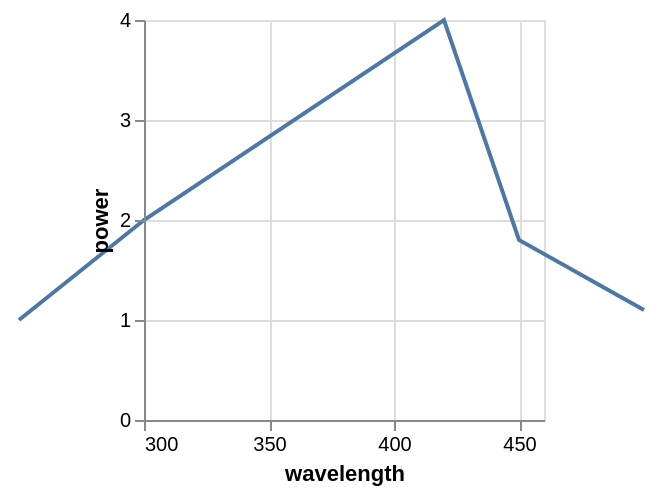

This figure's Vega-Lite source:
### Vega specification from a JSON file in a GitHub repository (floating-point values rounded to 4 significant figures)
{"$schema": "https://vega.github.io/schema/vega/v5.json", "autosize": "pad", "padding": 5, "width": 200, "height": 200, "style": "cell", "data": [{"name": "source_0", "values": [{"wavelength": 250, "power": 1}, {"wavelength": 300, "power": 2}, {"wavelength": 420, "power": 4}, {"wavelength": 450, "power": 1.8}, {"wavelength": 500, "power": 1.1}]}], "marks": [{"name": "marks", "type": "line", "style": ["line"], "sort": {"field": "datum[\"wavelength\"]", "order": "descending"}, "from": {"data": "source_0"}, "encode": {"update": {"stroke": {"value": "#4c78a8"}, "x": {"scale": "x", "field": "wavelength"}, "y": {"scale": "y", "field": "power"}, "defined": {"signal": "datum[\"wavelength\"] !== null && !isNaN(datum[\"wavelength\"]) && datum[\"power\"] !== null && !isNaN(datum[\"power\"])"}}}}], "scales": [{"name": "x", "type": "linear", "domain": [300, 450], "range": [0, {"signal": "width"}], "nice": true, "zero": false}, {"name": "y", "type": "linear", "domain": {"data": "source_0", "field": "power"}, "range": [{"signal": "height"}, 0], "nice": true, "zero": true}], "axes": [{"scale": "x", "orient": "bottom", "grid": false, "title": "wavelength", "labelFlush": true, "labelOverlap": true, "tickCount": {"signal": "ceil(width/40)"}, "zindex": 1}, {"scale": "x", "orient": "bottom", "gridScale": "y", "grid": true, "tickCount": {"signal": "ceil(width/40)"}, "domain": false, "labels": false, "maxExtent": 0, "minExtent": 0, "ticks": false, "zindex": 0}, {"scale": "y", "orient": "left", "grid": false, "title": "power", "labelOverlap": true, "tickCount": {"signal": "ceil(height/40)"}, "zindex": 1}, {"scale": "y", "orient": "left", "gridScale": "x", "grid": true, "tickCount": {"signal": "ceil(height/40)"}, "domain": false, "labels": false, "maxExtent": 0, "minExtent": 0, "ticks": false, "zindex": 0}]}
